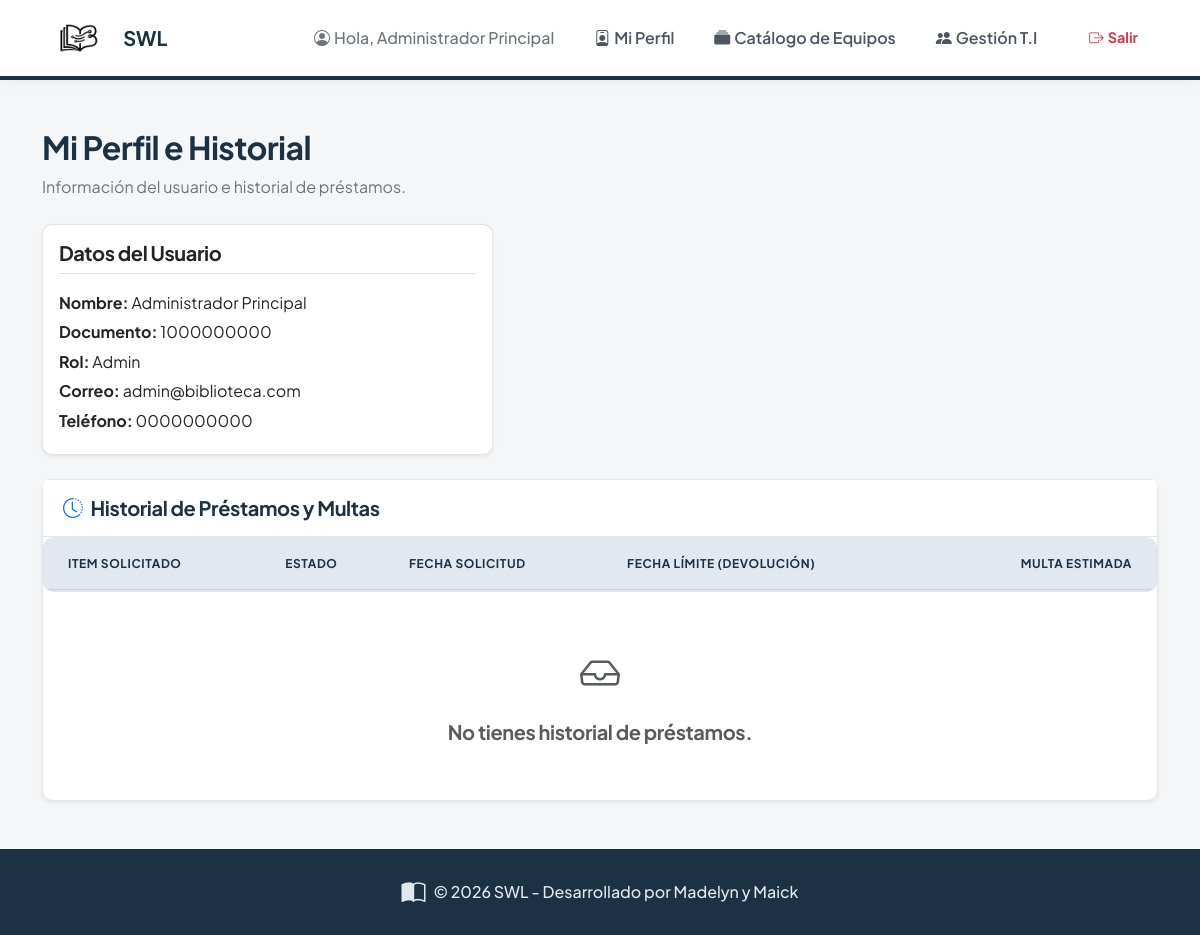
The app's page /profile (signed in) with its own data.
### app/models.py (models this page shows, shortened)
class User(UserMixin, db.Model):
    id = db.Column(db.Integer, primary_key=True)
    email = db.Column(db.String(120), unique=True, nullable=True)
    document_id = db.Column(db.String(20), unique=True, nullable=False)
    full_name = db.Column(db.String(100), nullable=False)
    phone = db.Column(db.String(20))
    role = db.Column(db.String(20), nullable=False)
    program_name = db.Column(db.String(100), nullable=True)
    password_hash = db.Column(db.String(255))

### app/main/routes.py (the view)
@bp.route('/profile')
@login_required
def profile():
    loans = Loan.query.filter_by(user_id=current_user.id).order_by(Loan.request_date.desc()).all()
    return render_template('main/profile.html', loans=loans)

### app/models.py (called while the page is built)
@login_manager.user_loader
def load_user(user_id):
    return User.query.get(int(user_id))

### app/templates/main/profile.html (shortened to what this page needs)
{% extends "base.html" %}
{% block content %}
<div class="mb-4">
    <h2 class="text-2xl font-bold mb-2">Mi Perfil e Historial</h2>
    <p class="text-secondary">Información del usuario e historial de préstamos.</p>
</div>
<div class="row mb-4">
    <div class="col-md-5">
        <div class="card shadow-sm h-100">
            <div class="card-body">
                <h5 class="card-title fw-bold border-bottom pb-2 mb-3">Datos del Usuario</h5>
                <p class="mb-1"><strong>Nombre:</strong> {{ current_user.full_name }}</p>
                <p class="mb-1"><strong>Documento:</strong> {{ current_user.document_id }}</p>
                <p class="mb-1"><strong>Rol:</strong> {{ current_user.role|capitalize }}</p>
                <p class="mb-1"><strong>Correo:</strong> {{ current_user.email }}</p>
                <p class="mb-1"><strong>Teléfono:</strong> {{ current_user.phone or 'No registrado' }}</p>
            </div>
        </div>
    </div>
</div>
<div class="card shadow-sm">
    <div class="card-header bg-white">
        <h5 class="mb-0 fw-bold"><i class="bi bi-clock-history me-2 text-primary"></i>Historial de Préstamos y Multas
        </h5>
    </div>
    <div class="card-body p-0">
        <div class="table-responsive">
            <table class="table table-hover align-middle mb-0">
                <thead class="table-light">
                    <tr>
                        <th class="ps-4">Item Solicitado</th>
                        <th>Estado</th>
                        <th>Fecha Solicitud</th>
                        <th>Fecha Límite (Devolución)</th>
                        <th class="pe-4 text-end">Multa Estimada</th>
                    </tr>
                </thead>
            </table>
        </div>
        {% if not loans %}
        <div class="text-center py-5">
            <i class="bi bi-inbox fs-1 text-muted"></i>
            <h5 class="mt-3 text-muted">No tienes historial de préstamos.</h5>
        </div>
        {% endif %}
    </div>
</div>
{% endblock %}

### app/templates/base.html (shortened to what this page needs)
<!DOCTYPE html>
<html lang="es">
<head>
    <link href="https://cdn.jsdelivr.net/npm/bootstrap@5.3.0/dist/css/bootstrap.min.css" rel="stylesheet">
    <link rel="stylesheet" href="https://cdn.jsdelivr.net/npm/bootstrap-icons@1.11.3/font/bootstrap-icons.min.css">
    <link rel="stylesheet" href="{{ url_for('static', filename='css/style.css') }}">
</head>
<body class="d-flex flex-column min-vh-100">
    {% if not 'auth' in request.endpoint %}
    <nav class="navbar navbar-expand-lg custom-navbar sticky-top">
        <div class="container">
            <a class="navbar-brand d-flex align-items-center gap-2" href="{{ url_for('main.index') }}">
                <img src="{{ url_for('static', filename='img/1.png') }}" alt="Logo SWL" height="40" style="border-radius: 6px; object-fit: contain;">
                <span class="d-none d-sm-inline">{{ config['APP_NAME'] }}</span>
            </a>
            <div class="collapse navbar-collapse justify-content-end" id="navbarNav">
                <ul class="navbar-nav align-items-lg-center gap-2 w-100 justify-content-lg-end">
                    {% if current_user.is_authenticated %}
                    <li class="nav-item me-lg-3 text-center text-lg-start mb-2 mb-lg-0">
                        <span class="text-secondary fw-medium">
                            <i class="bi bi-person-circle me-1"></i>Hola, {{ current_user.full_name }}
                        </span>
                    </li>
                    <li class="nav-item">
                        <a class="nav-link text-center text-lg-start" href="{{ url_for('main.profile') }}">
                            <i class="bi bi-person-badge me-1"></i>Mi Perfil
                        </a>
                    </li>
                    {% if current_user.role in ['admin', 'bibliotecario'] %}
                    <li class="nav-item">
                        <a class="nav-link text-center text-lg-start" href="{{ url_for('admin.catalog_manage') }}">
                            <i class="bi bi-collection-fill me-1"></i>Catálogo de Equipos
                        </a>
                    </li>
                    {% endif %}
                    {% if current_user.role == 'admin' %}
                    <li class="nav-item">
                        <a class="nav-link text-center text-lg-start" href="{{ url_for('admin.manage_users') }}">
                            <i class="bi bi-people-fill me-1"></i>Gestión T.I
                        </a>
                    </li>
                    {% elif current_user.role == 'bibliotecario' %}
                    <li class="nav-item">
                        <a class="nav-link text-center text-lg-start" href="{{ url_for('admin.admin_dashboard') }}">
                            <i class="bi bi-journal-bookmark-fill me-1"></i>Panel de Préstamos
                        </a>
                    </li>
                    {% endif %}
                    <li class="nav-item ms-lg-2 mt-2 mt-lg-0 d-grid d-lg-block">
                        <a class="btn btn-outline-danger btn-sm rounded-pill fw-bold" href="{{ url_for('auth.logout') }}">
                            <i class="bi bi-box-arrow-right me-1"></i>Salir
                        </a>
                    </li>
                    {% else %}
                    <li class="nav-item d-grid d-lg-block text-center mt-2 mt-lg-0">
                        <a class="btn btn-primary rounded-pill px-4 fw-bold" href="{{ url_for('auth.login') }}">
                            <i class="bi bi-box-arrow-in-right me-1"></i>Ingresar
                        </a>
                    </li>
                    {% endif %}
                </ul>
            </div>
        </div>
    </nav>
    {% endif %}
    <main class="{% if 'auth' not in request.endpoint %}container mt-5 mb-5{% endif %} flex-grow-1">
        {% block content %}{% endblock %}
    </main>
    <footer class="mt-auto py-4 text-center no-print" style="background-color: var(--brand-primary); color: var(--surface-alt);">
        <div class="container">
            <div class="d-flex justify-content-center align-items-center gap-2">
                <i class="bi bi-book-half fs-4"></i>
                <span class="fw-medium">© 2026 SWL - Desarrollado por Madelyn y Maick</span>
            </div>
        </div>
    </footer>
</body>
</html>

### app/static/css/style.css (style rules this page uses)
:root { --brand-primary: #1C3144; --brand-secondary: #3F88C5; --brand-accent: #D00000; --surface-alt: #E2E8F0; --bg-body: #F4F6F8; --surface-color: #ffffff; --border-color: rgba(28, 49, 68, 0.12); --text-primary: #111827; --text-secondary: #4B5563; --radius-sm: 6px; --radius-md: 10px; --radius-lg: 16px; --shadow-sm: 0 1px 3px rgba(28, 49, 68, 0.1); --shadow-md: 0 10px 15px -3px rgba(28, 49, 68, 0.08), 0 4px 6px -2px rgba(28, 49, 68, 0.04); --transition-fast: 0.2s cubic-bezier(0.4, 0, 0.2, 1); }
body { font-family: 'Plus Jakarta Sans', -apple-system, sans-serif; background-color: var(--bg-body); color: var(--text-primary); -webkit-font-smoothing: antialiased; line-height: 1.6; }
h1, h2, h3, h4, h5, h6 { font-weight: 700; color: var(--brand-primary); letter-spacing: -0.02em; }
.custom-navbar { background-color: var(--surface-color) !important; box-shadow: 0 2px 10px rgba(0,0,0,0.05); padding: 0.8rem 0; border-bottom: 4px solid var(--brand-primary); }
.navbar-brand { font-weight: 700; font-size: 1.25rem; color: var(--brand-primary) !important; }
.nav-link { color: var(--text-secondary) !important; font-weight: 600; transition: var(--transition-fast); padding: 0.5rem 1rem !important; border-radius: var(--radius-sm); }
.card { border: 1px solid var(--border-color); border-radius: var(--radius-md); background: var(--surface-color); box-shadow: var(--shadow-sm); transition: var(--transition-fast); height: 100%; }
.card-header { background-color: var(--surface-color); border-bottom: 1px solid var(--border-color); font-weight: 700; padding: 1rem 1.25rem; color: var(--brand-primary); }
.btn { border-radius: var(--radius-sm); padding: 0.5rem 1.25rem; font-weight: 600; font-size: 0.9rem; transition: var(--transition-fast); border: none; }
.table-responsive { border: 1px solid var(--border-color); border-radius: var(--radius-md); background: var(--surface-color); overflow: hidden; }
.table { margin-bottom: 0; }
.table thead th { background-color: var(--surface-alt); border-bottom: 2px solid var(--border-color); padding: 1rem; font-weight: 700; color: var(--brand-primary); text-transform: uppercase; font-size: 0.75rem; letter-spacing: 0.05em; }

### records on screen
User: full_name "Administrador Principal", document_id "1000000000", role "Admin", email "admin@biblioteca.com", phone "0000000000"

### other values on screen
{{ config['APP_NAME'] }} "SWL"
